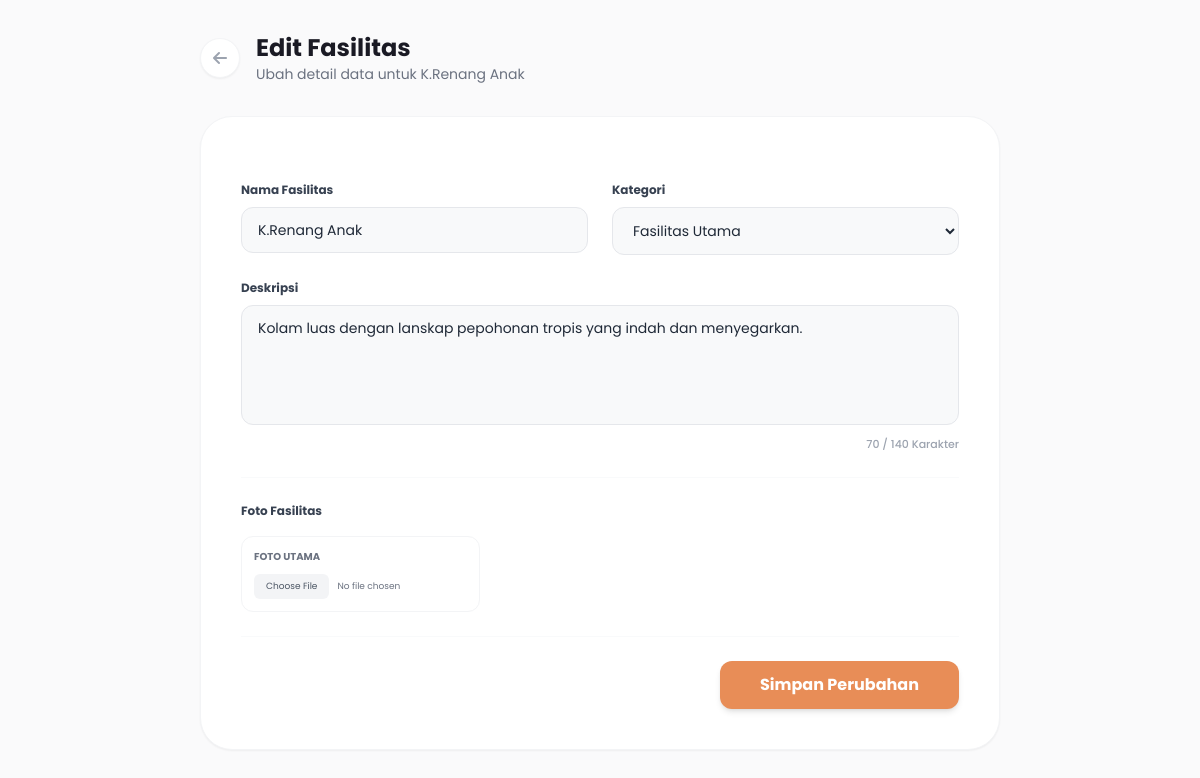
The page /edit_fasilitas&id=01678f38-2679-11f1-8332-0a0027000002 (signed in) on the database its author committed.
### tables this page shows
CREATE TABLE `fasilitas` (
  `id` char(36) NOT NULL DEFAULT uuid(),
  `nama` varchar(100) NOT NULL,
  `kategori` enum('utama','pendukung') NOT NULL DEFAULT 'utama',
  `deskripsi` text DEFAULT NULL,
  `harga` decimal(12,2) DEFAULT NULL,
  `harga_≤4jam` decimal(12,2) DEFAULT NULL,
  `harga_≥4jam` decimal(12,2) DEFAULT NULL
);

### app/core/View.php (called while the page is built, shortened)
<?php
class View
{
    public static function render(string $view, array $data = [])
    {
        extract($data, EXTR_SKIP);
        $viewPath = __DIR__ . '/../views/' . $view . '.php';
        require $viewPath;
    }
}

### app/core/Controller.php (called while the page is built)
<?php
require_once __DIR__ . '/View.php';
class Controller
{
    public function view(string $view, array $data = [])
    {
        View::render($view, $data);
    }
}

### app/controllers/AdminController.php (called while the page is built, shortened)
<?php
require_once __DIR__ . '/../core/Controller.php';
require_once __DIR__ . '/../core/Database.php';
require_once __DIR__ . '/../models/FasilitasModel.php';
class AdminController extends Controller
{
    private $fasilitasModel;
    public function __construct()
    {
        $this->fasilitasModel = new FasilitasModel();
    }
    public function editFasilitas()
    {
        $id = $_GET['id'] ?? null;
        $data = [
            'fasilitas' => $this->fasilitasModel->getFasilitasById($id),
            'dokumentasi' => $this->fasilitasModel->getDokumentasi($id, 3)
        ];
        $this->view('admin/edit_fasilitas', $data);
    }
}

### app/models/FasilitasModel.php (called while the page is built, shortened)
<?php
require_once __DIR__ . '/../core/Database.php';
class FasilitasModel
{
    private $koneksi;
    public function __construct()
    {
        $this->koneksi = Database::connect();
    }
    public function getFasilitasById($id)
    {
        $id = mysqli_real_escape_string($this->koneksi, $id);
        $query = mysqli_query($this->koneksi, "SELECT * FROM fasilitas WHERE id = '$id'");
        return mysqli_fetch_assoc($query);
    }
}

### app/core/Database.php (called while the page is built, shortened)
<?php
class Database
{
    private static $host = "localhost";
    private static $user = "root";
    private static $pass = "";
    private static $db   = "db_salma_shofa";
    private static $koneksi;
    public static function connect()
    {
        if (!self::$koneksi) {
            self::$koneksi = mysqli_connect(self::$host, self::$user, self::$pass, self::$db);
        }
        return self::$koneksi;
    }
}

### app/views/admin/edit_fasilitas.php (the view, shortened to what this page needs)
<?php
$fasilitas = $fasilitas ?? null;
$data = $fasilitas;
?>
<!DOCTYPE html>
<html lang="id">
<head>
    <script src="https://cdn.tailwindcss.com"></script>
    <link rel="stylesheet" href="https://cdnjs.cloudflare.com/ajax/libs/font-awesome/6.4.0/css/all.min.css">
    <link rel="stylesheet" href="/assets/css/flatpickr.min.css">
</head>
<body class="bg-brand-bgLight font-sans p-8">
    <div class="max-w-[800px] mx-auto">
        <div class="flex items-center gap-4 mb-8">
            <a href="kelola_fasilitas" class="w-10 h-10 rounded-full bg-white border border-gray-100 flex items-center justify-center text-gray-400 hover:text-brand-orange transition-all shadow-sm">
                <i class="fa-solid fa-arrow-left"></i>
            </a>
            <div>
                <h1 class="text-2xl font-bold text-brand-textDark">Edit Fasilitas</h1>
                <p class="text-sm text-gray-500">Ubah detail data untuk <?= htmlspecialchars($data['nama'] ?? '') ?></p>
            </div>
        </div>
        <div class="bg-white rounded-[32px] p-10 shadow-sm border border-gray-100">
            <form action="proses_fasilitas" method="POST" enctype="multipart/form-data" class="space-y-6">
                <div class="grid grid-cols-1 md:grid-cols-2 gap-6">
                    <div>
                        <label class="block text-[12px] font-bold text-gray-700 mb-2">Nama Fasilitas</label>
                        <input type="text" name="nama" value="<?= htmlspecialchars($data['nama'] ?? '') ?>" class="w-full bg-[#F8F9FA] border border-gray-200 text-gray-800 text-sm rounded-xl py-3 px-4 outline-none focus:ring-1 focus:ring-brand-orange" required>
                    </div>
                    <div>
                        <label class="block text-[12px] font-bold text-gray-700 mb-2">Kategori</label>
                        <select id="input-kategori" name="kategori" class="w-full bg-[#F8F9FA] border border-gray-200 text-gray-800 text-sm rounded-xl py-3 px-4 outline-none focus:ring-1 focus:ring-brand-orange cursor-pointer">
                            <option value="utama" <?= ($data['kategori'] ?? '') == 'utama' ? 'selected' : '' ?>>Fasilitas Utama</option>
                        </select>
                    </div>
                </div>
                <div>
                    <label class="block text-[12px] font-bold text-gray-700 mb-2">Deskripsi</label>
                    <textarea id="input-deskripsi" name="deskripsi" class="w-full min-h-[120px] bg-[#F8F9FA] border border-gray-200 text-gray-800 text-sm rounded-xl py-3 px-4 outline-none focus:ring-1 focus:ring-brand-orange resize-none"><?= htmlspecialchars($data['deskripsi'] ?? '') ?></textarea>
                    <div class="flex justify-end mt-1">
                        <span id="counter-deskripsi" class="text-[11px] font-medium text-gray-400">0 / 140 Karakter</span>
                    </div>
                </div>
                <div class="border-t border-gray-50 pt-6 mt-6">
                    <label class="block text-[12px] font-bold text-gray-700 mb-4">Foto Fasilitas</label>
                    <div class="w-full md:w-1/3">
                        <div class="border border-gray-100 p-3 rounded-xl bg-white hover:border-gray-300 transition-colors group">
                            <p class="text-[10px] font-bold text-gray-500 group-hover:text-brand-orange uppercase mb-2 transition-colors">Foto Utama</p>
                            <input type="file" name="gambar_0" class="w-full text-[9px] text-gray-500 file:mr-2 file:py-1.5 file:px-3 file:rounded-md file:border-0 file:bg-gray-100 file:text-gray-600 hover:file:bg-orange-50 hover:file:text-brand-orange file:transition-colors cursor-pointer outline-none">
                        </div>
                    </div>
                </div>
                <div class="flex justify-end gap-4 pt-6 border-t border-gray-50">
                    <button type="submit" name="update" class="bg-brand-orange hover:bg-[#D97C45] text-white font-bold px-10 py-3 rounded-xl shadow-md transition-all">Simpan Perubahan</button>
                </div>
            </form>
        </div>
    </div>
</body>
</html>

### rows shown on the page
fasilitas: nama "K.Renang Anak", kategori "Fasilitas Utama", deskripsi "Kolam luas dengan lanskap pepohonan tropis yang indah dan menyegarkan."
